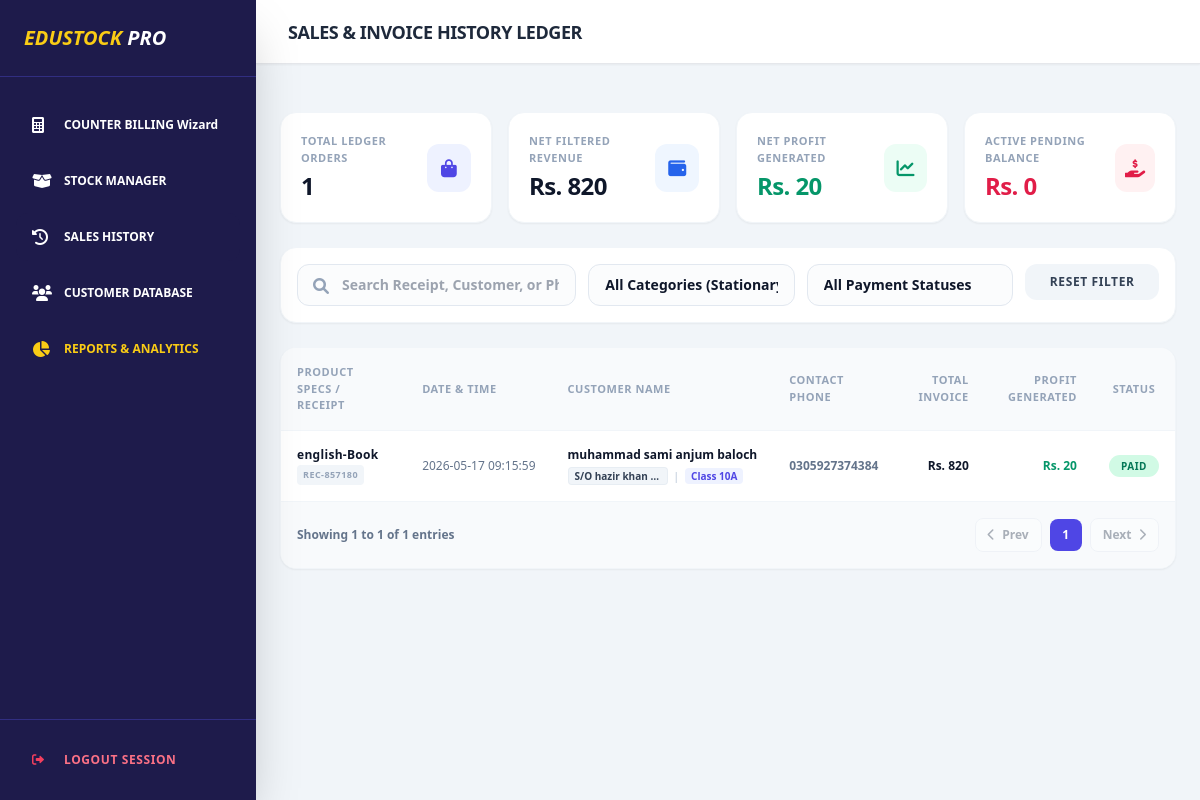
/sales (signed in), run on the app's committed database.
### tables this page shows
CREATE TABLE sales (
        id INTEGER PRIMARY KEY AUTOINCREMENT,
        receipt_number TEXT NOT NULL UNIQUE,
        student_name TEXT NOT NULL,
        father_name TEXT NOT NULL,
        cnic TEXT,
        student_class TEXT NOT NULL,
        phone_no TEXT NOT NULL,
        address TEXT,
        sale_type TEXT NOT NULL,
        total_amount REAL NOT NULL,
        cash_paid REAL DEFAULT 0.0,
        profit REAL DEFAULT 0.0,
        payment_status TEXT DEFAULT 'Paid',
        timestamp DATETIME DEFAULT CURRENT_TIMESTAMP
    );

### main.py (the view)
@app.get("/sales")
async def sales_page(request: Request):
    if not is_logged_in(request): return RedirectResponse(url="/login", status_code=303)
    conn = get_db()
    all_sales = conn.execute("SELECT * FROM sales ORDER BY id DESC").fetchall()
    items_query = """
        SELECT si.sale_id, si.qty, si.price, si.sku, p.name as product_name, p.category, p.subject, p.student_class
        FROM sale_items si
        LEFT JOIN products p ON si.product_id = p.id
    """
    all_items = conn.execute(items_query).fetchall()
    conn.close()
    sales_items_map = {}
    for item in all_items:
        s_id = item['sale_id']
        if s_id not in sales_items_map:
            sales_items_map[s_id] = []
        sales_items_map[s_id].append(item)
    return templates.TemplateResponse(request, "sales.html", {
        "active_page": "sales",
        "sales": all_sales,
        "items_map": json.dumps(sales_items_map)
    })

### templates/sales.html (shortened to what this page needs)
{% extends "index.html" %}
{% block header_title %}Sales & Invoice History Ledger{% endblock %}
{% block page_content %}
<div class="space-y-6 text-slate-900 selection:bg-indigo-500 selection:text-white">
    <div class="grid grid-cols-1 sm:grid-cols-2 lg:grid-cols-4 gap-4">
        <div class="bg-white p-5 rounded-2xl shadow-sm border border-slate-100 flex items-center justify-between">
            <div>
                <span class="block text-[11px] font-black uppercase text-slate-400 tracking-wider">Total Ledger Orders</span>
                <span class="text-2xl font-black tracking-tight text-slate-900 mt-1 block" id="statTotalOrders">{{ sales|length }}</span>
            </div>
            <div class="w-12 h-12 rounded-xl bg-indigo-50 text-indigo-600 flex items-center justify-center text-lg">
                <i class="fas fa-shopping-bag"></i>
            </div>
        </div>
        <div class="bg-white p-5 rounded-2xl shadow-sm border border-slate-100 flex items-center justify-between">
            <div>
                <span class="block text-[11px] font-black uppercase text-slate-400 tracking-wider">Net Filtered Revenue</span>
                <span class="text-2xl font-black tracking-tight text-slate-900 mt-1 block" id="totalRevenueBox">Rs. 0</span>
            </div>
            <div class="w-12 h-12 rounded-xl bg-blue-50 text-blue-600 flex items-center justify-center text-lg">
                <i class="fas fa-wallet"></i>
            </div>
        </div>
        <div class="bg-white p-5 rounded-2xl shadow-sm border border-slate-100 flex items-center justify-between">
            <div>
                <span class="block text-[11px] font-black uppercase text-slate-400 tracking-wider">Net Profit Generated</span>
                <span class="text-2xl font-black tracking-tight text-emerald-600 mt-1 block" id="totalProfitBox">Rs. 0</span>
            </div>
            <div class="w-12 h-12 rounded-xl bg-emerald-50 text-emerald-600 flex items-center justify-center text-lg">
                <i class="fas fa-chart-line"></i>
            </div>
        </div>
        <div class="bg-white p-5 rounded-2xl shadow-sm border border-slate-100 flex items-center justify-between">
            <div>
                <span class="block text-[11px] font-black uppercase text-slate-400 tracking-wider">Active Pending Balance</span>
                <span class="text-2xl font-black tracking-tight text-rose-600 mt-1 block" id="totalPendingBox">Rs. 0</span>
            </div>
            <div class="w-12 h-12 rounded-xl bg-rose-50 text-rose-600 flex items-center justify-center text-lg">
                <i class="fas fa-hand-holding-usd"></i>
            </div>
        </div>
    </div>
    <div class="bg-white p-4 rounded-2xl shadow-sm border border-slate-100 space-y-4">
        <div class="grid grid-cols-1 md:grid-cols-12 gap-3">
            <div class="relative md:col-span-4">
                <i class="fas fa-search absolute left-4 top-3.5 text-slate-400"></i>
                <input type="text" id="salesSearch" onkeyup="handleFilterChange()" placeholder="Search Receipt, Customer, or Phone..." class="w-full pl-11 pr-4 py-2.5 rounded-xl border border-slate-200 focus:outline-none focus:border-indigo-600 font-bold text-sm bg-slate-50/50">
            </div>
            <div class="md:col-span-3">
                <select id="categoryFilter" onchange="handleFilterChange()" class="w-full px-4 py-2.5 rounded-xl border border-slate-200 focus:outline-none focus:border-indigo-600 font-bold text-sm bg-slate-50/50 appearance-none cursor-pointer">
                    <option value="ALL">All Categories (Stationary, Books, Notebooks)</option>
                </select>
            </div>
            <div class="md:col-span-3">
                <select id="statusFilter" onchange="handleFilterChange()" class="w-full px-4 py-2.5 rounded-xl border border-slate-200 focus:outline-none focus:border-indigo-600 font-bold text-sm bg-slate-50/50 appearance-none cursor-pointer">
                    <option value="ALL">All Payment Statuses</option>
                </select>
            </div>
            <div class="md:col-span-2">
                <button onclick="resetAllFilters()" class="w-full py-2.5 rounded-xl bg-slate-100 hover:bg-slate-200 text-slate-700 font-black text-xs uppercase tracking-wider transition-all">
                    Reset Filter
                </button>
            </div>
        </div>
    </div>
    <div class="bg-white rounded-2xl shadow-sm overflow-hidden border border-slate-100">
        <div class="overflow-x-auto">
            <table class="w-full text-left border-collapse" id="salesTableLedger">
                <thead>
                    <tr class="bg-slate-50 border-b border-slate-100 text-slate-400 text-[11px] font-black uppercase tracking-wider">
                        <th class="p-4">Product Specs / Receipt</th>
                        <th class="p-4">Date & Time</th>
                        <th class="p-4">Customer Name</th>
                        <th class="p-4">Contact Phone</th>
                        <th class="p-4 text-right">Total Invoice</th>
                        <th class="p-4 text-right">Profit Generated</th>
                        <th class="p-4 text-center">Status</th>
                    </tr>
                </thead>
                <tbody class="divide-y divide-slate-100 font-bold text-xs text-slate-700" id="salesTableBody">
                    {% for sale in sales %}
                    <tr class="hover:bg-slate-50/80 transition-colors sales-row"
                        data-id="{{ sale.id }}"
                        data-revenue="{{ sale.total_amount }}"
                        data-profit="{{ sale.profit }}"
                        data-cash="{{ sale.cash_paid }}"
                        data-status="{{ sale.payment_status }}">
                        <td class="p-4 text-indigo-600 font-black tracking-wide max-w-[200px]">
                            <div class="truncate text-slate-900 font-black text-xs id-product-display" data-sale-id="{{ sale.id }}">
                            </div>
                            <span class="text-[9px] font-bold uppercase tracking-wider text-slate-400 block mt-0.5 bg-slate-100 px-1.5 py-0.5 rounded w-max">{{ sale.receipt_number }}</span>
                        </td>
                        <td class="p-4 text-slate-500 font-medium whitespace-nowrap">{{ sale.timestamp }}</td>
                        <td class="p-4 text-slate-800 max-w-[250px]">
                            {% if sale.student_name %}
                                <div class="flex flex-col gap-1">
                                    <span class="font-black text-slate-900 truncate block max-w-[220px]" title="{{ sale.student_name }}">{{ sale.student_name }}</span>
                                    <div class="flex items-center gap-1.5 flex-wrap text-[10px] font-bold text-slate-500">
                                        <span class="bg-slate-100 text-slate-700 px-1.5 py-0.2 rounded border border-slate-200/60 truncate max-w-[100px]" title="Father Name">S/O {{ sale.father_name }}</span>
                                        <span class="text-slate-300">|</span>
                                        <span class="bg-indigo-50 text-indigo-600 px-1.5 py-0.2 rounded font-black">Class {{ sale.student_class }}</span>
                                    </div>
                                </div>
                            {% else %}
                                <span class="font-bold text-slate-400 italic">Walk-in Customer</span>
                            {% endif %}
                        </td>
                        <td class="p-4 text-slate-500">{{ sale.phone_no if sale.phone_no else "N/A" }}</td>
                        <td class="p-4 text-right text-slate-900 font-black">Rs. {{ "{:,.0f}".format(sale.total_amount) }}</td>
                        <td class="p-4 text-right text-emerald-600 font-black">Rs. {{ "{:,.0f}".format(sale.profit) }}</td>
                        <td class="p-4 text-center">
                            <span class="px-3 py-1 rounded-full text-[10px] font-black uppercase tracking-wider {% if sale.payment_status == 'Paid' %}bg-emerald-100 text-emerald-700{% else %}bg-amber-100 text-amber-800{% endif %}">
                                {{ sale.payment_status }}
                            </span>
                        </td>
                    </tr>
                    {% endfor %}
                </tbody>
            </table>
        </div>
        <div class="p-4 bg-slate-50 border-t border-slate-100 flex flex-col sm:flex-row justify-between items-center gap-4 text-xs font-bold text-slate-500">
            <div id="paginationMetrics">Showing 0 to 0 of 0 entries</div>
            <div class="flex items-center gap-2">
                <button onclick="changeCurrentPage(-1)" id="btnPrevPage" class="px-3 py-2 rounded-lg bg-white border border-slate-200 text-slate-700 hover:bg-slate-100 disabled:opacity-40 font-black transition">
                    <i class="fas fa-chevron-left mr-1"></i> Prev
                </button>
                <div class="flex items-center gap-1" id="paginationNumbersContainer"></div>
                <button onclick="changeCurrentPage(1)" id="btnNextPage" class="px-3 py-2 rounded-lg bg-white border border-slate-200 text-slate-700 hover:bg-slate-100 disabled:opacity-40 font-black transition">
                    Next <i class="fas fa-chevron-right ml-1"></i>
                </button>
            </div>
        </div>
    </div>
</div>
{% endblock %}

### data on the page
sales: receipt_number "REC-857180", timestamp "2026-05-17 09:15:59", student_name "muhammad sami anjum baloch", father_name "hazir khan…", student_class "10A", phone_no "0305927374384", total_amount "820", profit "20", payment_status "PAID"

### other printed values
{{ sales|length }} "1"
